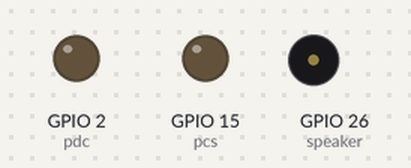
The program below on a simulated ESP32 board running MicroPython. Parts: output pins drawn as LEDs (lit = HIGH), buzzer (waves = sounding, pin HIGH). Library files of the repository ran but are not shown: ili9341.py; pins used as bus, display or sensor lines are not drawn. At 0.4 s the program stops and its outputs stay as they are.

Above: at 0.25 s.
Timing chart, 0 to 1.8 s (numbered marks = the images above):
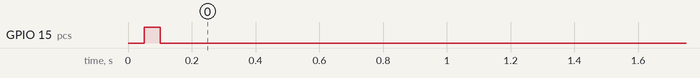

Measured:
- by itself, GPIO 15 (pcs): LOW → HIGH at 0.05 s, → LOW 0.05 s later

The program:

color_setup.py
```python
# CYD (CYD1 and CYD2) settings/config/setup for micropython-nano-gui
# https://github.com/peterhinch/micropython-nano-gui/blob/master/setup_examples/ili9341_esp32_2432S028r.py
# based on https://github.com/peterhinch/micropython-nano-gui/blob/master/setup_examples/ili9341_esp32.py
# color_setup.py Customise for your hardware config

# Released under the MIT License (MIT). See LICENSE.
# Copyright (c) 2020 Peter Hinch

# As written, supports:
# ili9341 240x320 displays on Sunton ESP32-2432S028, also known as CYD
# See https://github.com/witnessmenow/ESP32-Cheap-Yellow-Display/ for more details
# Edit the driver import for other displays.

# Demo of initialisation procedure designed to minimise risk of memory fail
# when instantiating the frame buffer. The aim is to do this as early as
# possible before importing other modules.

# WIRING
# ESP   SSD
# 3v3   Vin
# Gnd   Gnd
# IO02  DC
# IO15  CS
# IO15  Rst
# IO14  CLK  Hardware SPI1
# IO13  DATA (AKA SI MOSI)

import machine
from machine import Pin, SPI
import gc

# *** Choose your color display driver here ***
# ili9341 specific driver
# CYD2 does not have enough memory on main.py for 8-bit color
# CYD1 does have enough memory on main.py for 8-bit color
from drivers.ili93xx.ili9341 import ILI9341 as SSD  # 4-bit buffer, also supports grayscale/greyscale
#from drivers.ili93xx.ili9341_8bit import ILI9341 as SSD  # 8-bit buffer (needs more 2x memory of 4-bit driver) - does not support grayscale/greyscale, for non-color use matching r, g, b values.
# https://github.com/peterhinch/micropython-nano-gui/blob/master/DRIVERS.md#32-drivers-for-ili9341

PIN_sck = 14
PIN_mosi = 13
# miso - doesn't need to be explictly set
PIN_dc = 2
PIN_cs = 15
PIN_rst = 15


pdc = Pin(PIN_dc, Pin.OUT, value=0)  # Arbitrary pins
pcs = Pin(PIN_cs, Pin.OUT, value=1)
prst = Pin(PIN_rst, Pin.OUT, value=1)

# Kept as ssd to maintain compatability
gc.collect()  # Precaution before instantiating framebuf

#spi = SPI(1, 40_000_000, sck=Pin(PIN_sck), mosi=Pin(PIN_mosi), miso=Pin(12))
#spi = SPI(1, 40_000_000, sck=Pin(PIN_sck), mosi=Pin(PIN_mosi))  # default miso. 40Mhz out of spec but seems to work fine.. built much louder beep-interference unwanted noise than with 10Mhz
spi = SPI(1, 10_000_000, sck=Pin(PIN_sck), mosi=Pin(PIN_mosi))  # default miso


# TODO consider using const?
# EDIT_ME!

# number_of_usb_ports = 1
number_of_usb_ports = 2
hw458 = False  # Only relevant for devices with 2 USB ports
#hw458 = True
if number_of_usb_ports == 1:
    # CYD / CYD1
    # landscape - (0, 0) is top left hand corner, USB port(s) on right hand-side - see nano_rgb_test.py
    #ssd = SSD(spi, dc=pdc, cs=pcs, rst=prst, usd=True)  # CYD1 working landscape mode
    default_mod = None
    default_bgr = False
    default_usd = True
else:  # if number_of_usb_ports == 2:
    # CYD2
    # landscape - (0, 0) is top left hand corner, USB port(s) on right hand-side - see nano_rgb_test.py
    # NOTE on (first) init, CYD2 screen will contain static (unlike CYD1)

    if hw458:
        # Seen 2025-03, 2-ports but behaves more like CYD1
        #default_mod = None  # 0, 2, 6, and 6 is GARBAGE
        #default_mod = 7  # with my CYD2 that behaves like CYD2 - works but rotated 180
        #default_mod = 5  # with my CYD2 that behaves like CYD2 - like 0 but mirrored-horizontally, top right is red square in rgb test
        #default_mod = 3  # with my CYD2 that behaves like CYD2 - like 0 but mirrored-vertically, bottom left is red square in rgb test
        default_mod = 1  # with my CYD2 that behaves like CYD2 - Perfect!

        default_bgr = False  # TODO check color quality
        default_usd = True  # TODO check - this works in both directions - unclear on performance impact
    else:
        # this is the first version of 2-port CYD I've seen
        #default_mod = 1  # 1, 3, 5, and 7 is GARBAGE
        #default_mod = 0  # 0  appears to be landscape mirror flipped vertically - (0, 0) is top right hand corner
        #default_mod = 2  # 2 is landscape, flipped/mirrored somehow (TBD) - (0, 0) is bottom right hand corner
        #default_mod = 4  # 4 is landscape, correct! - (0, 0) is top left hand corner
        #default_mod = 6  # 4 is landscape, flipped/mirrored somehow (TBD) - (0, 0) is bottom left hand corner
        default_mod = 4  # 4 is landscape, correct! - (0, 0) is top left hand corner
        default_bgr = True
        #default_usd = False
        default_usd = True  # Yellow looks slightly better, orange doesn't look great

height, width = 240, 320
# height, width = 320, 240

# If below fails with memory errors, check main.py/boot.py (are empty) and re-run
# ssd = SSD(spi, dc=pdc, cs=pcs, rst=prst, height=height, width=width, usd=default_usd, mod=default_mod, bgr=default_bgr)

############

# NOTE on CYD1 clock is upside down, with default parameters into ILI9341 display driver
# With power usb bottom right from front, clock is bottom right hand and upside down
# setting usd to True will correct this - https://github.com/peterhinch/micropython-nano-gui/blob/master/DRIVERS.md#32-drivers-for-ili9341

# landscape - CYD1
#ssd = SSD(spi, dc=pdc, cs=pcs, rst=prst, usd=True)  # CYD - with single USB port, height=240, width=320 - works in landscape mode
#ssd = SSD(spi, dc=pdc, cs=pcs, rst=prst, usd=True, rotated=True)  # CYD - with single USB port, height=240, width=320 - works in landscape mode
##ssd = SSD(spi, dc=pdc, cs=pcs, rst=prst, usd=True, rotated=False)  # CYD - with single USB port, height=240, width=320 - GARBAGE displayed

# portrait - CYD1
#ssd = SSD(spi, dc=pdc, cs=pcs, rst=prst, height=320, width=240, usd=False, rotated=False)  # CYD - with single USB port - works in portrait mode, with USB at top of screen
#ssd = SSD(spi, dc=pdc, cs=pcs, rst=prst, height=320, width=240, usd=True, rotated=False)  # CYD - with single USB port - works in portrait mode, with USB at bottom of screen
##ssd = SSD(spi, dc=pdc, cs=pcs, rst=prst, height=320, width=240, usd=False, rotated=True)  # CYD - with single USB port - GARBAGE displayed

##################################

# NOTE on CYD2 display is rotated, in comparison to CYD1

# landscape - CYD2
ssd = SSD(spi, dc=pdc, cs=pcs, rst=prst, height=240, width=320, usd=False, mod=2, bgr=True)  # CYD2 with 2x USB ports
#ssd = SSD(spi, dc=pdc, cs=pcs, rst=prst, height=240, width=320, usd=True, rotated=False)  # CYD2 with 2x USB ports, upside down
####this does not work. Still figuring out nano landscape options for CYD2

# portrait - CYD2
# CYD2 - with 2 USB ports - NOTE when screen inits get static
# ssd = SSD(spi, dc=pdc, cs=pcs, rst=prst, height=320, width=240, usd=False, mod=7)  # CYD2 with 2x USB ports, this works for portrait viewing, with USB at bottom of screen
#ssd = SSD(spi, dc=pdc, cs=pcs, rst=prst, height=320, width=240, usd=True, rotated=True)  # CYD2 with 2x USB ports, this works for portrait viewing, with USB at top of screen

# speaker - init to avoid unexpected frequencies
# However seems to pick up 2 second system timer and beep when screen refreshes - unclear if its the timer or the screen refresh.
# Happens even when set to OFF. BUT much louder when ON
speaker_gain = 0  # off - max loudness 1023
speaker = machine.Pin(26, machine.Pin.OUT)
speaker.off()  # PWM preffered instead of on/off
#speaker_gain = int(min(max(speaker_gain, 0),1023))     # Min 0, Max 1023
#speaker_pwm = machine.PWM(speaker, freq=440, duty=0)

# on CYD need to turn on backlight to see anything
#backlight_percentage = 100  # with a speaker connected but speaker PWM not init'd, less than 100 can result in high frequency buzz from speaker :-(
#backlight = machine.Pin(21, machine.Pin.OUT)
#backlight_pwm = machine.PWM(backlight)
#backlight.on()  # PWM preffered instead of on/off
#backlight_pwm.duty(1023)  # 100%
#backlight_pwm.duty(512)  # 50%
# TODO ensure backlight_percentage is 0-100
#backlight_pwm.duty(int(backlight_percentage * 10.23))  # 1023 / 100
```
